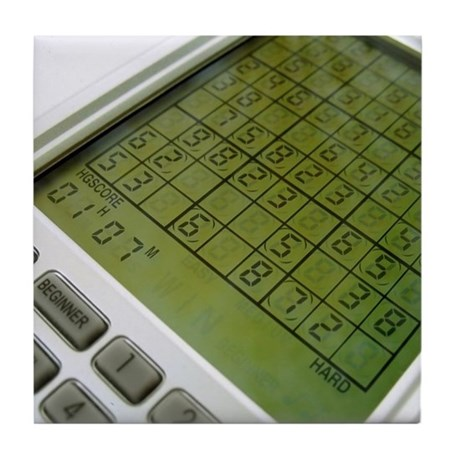
#> input picture Chapter 15/computer.jpg, 460 x 460 px
$ jupyter execute 15-1.ipynb
#> lines starting #> are read from the running program, lines starting #| are printed output that depends on the picture; after the words box and inside, x2 and y2 are one past the last pixel; in counts of white or black regions, pixels touching at a corner belong together
### 第15章 霍夫变换
#### 15.1 霍夫直线变换
- 霍夫变换是一种在图像中寻找直线、圆形以及其他简单形状的方法
- 与笛卡尔坐标系对应，构造一个霍夫坐标系。在霍夫坐标系中，横坐标为笛卡尔坐标系中直线的斜率$k$，纵坐标是笛卡尔坐标系中直线的截距$b$
- 如果在笛卡尔空间内，有$N$个点能连成一条直线$y=k_{1}x+b_{1}$，那么在霍夫空间内就会有$N$条直线穿过对应的点$(k_{1}, b_{1})$。或者反过来说，如果在霍夫空间中，有越多的直线穿过点$(k_{1}, b_{1})$，则在笛卡尔空间内有越多的点位于斜率为$k_{1}$，截距为斜率$b_{1}$的直线$y=k_{1}x+b_{1}$上
- 霍夫变换选择直线的基本思想是：选择有尽可能多直线交汇的点

- 函数 `lines = cv2.HoughLines(image, rho, theta, threshold)` 实现霍夫直线变换，源图像需要进行二值化，或者进行Canny边缘检测
    - `image` 是输入图像，必须是8位单通道二值图像
    - `rho` 是以像素为单位的距离r的精度，一般情况下，精度是1
    - `theta` 为角度$\theta$的精度，一般情况下，使用$\pi/180$，表示要搜索所有可能的角度
    - `threshold` 是阈值。在判定直线是否存在时，对直线所穿过的点的数量进行判断，若直线穿过的点的数量小于阈值，说明这些点在算法上构成直线，但在源图像中该直线并不存在；如果大于阈值，则认为直线存在。所以，阈值越小，就会得到越多的直线；阈值越大，得到的直线越少
    - `lines` 中的每一个元素是一对浮点数，表示检测到的直线参数 $(r, \theta)$

[cell 1]
import cv2
import numpy as np
import matplotlib.pyplot as plt

img = cv2.imread('computer.jpg')
#> img is the input picture: shape (460, 460, 3); mean B, G, R 130.4, 159.3, 153.1
# img = cv2.imread("building.jpg")  # 该图的霍夫变换会有严重误检测
gray = cv2.cvtColor(img, cv2.COLOR_BGR2GRAY)
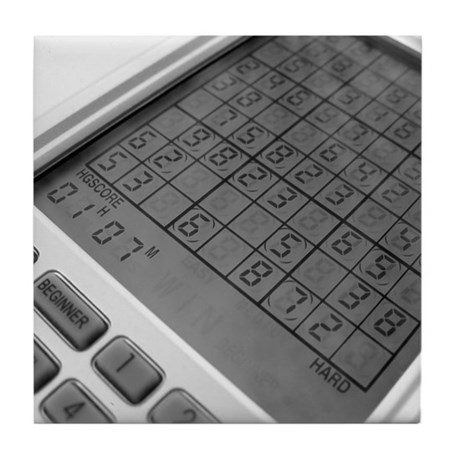
#> gray: shape (460, 460); min 0, max 255, mean 154.2
edges = cv2.Canny(gray, 50, 150, apertureSize=3)
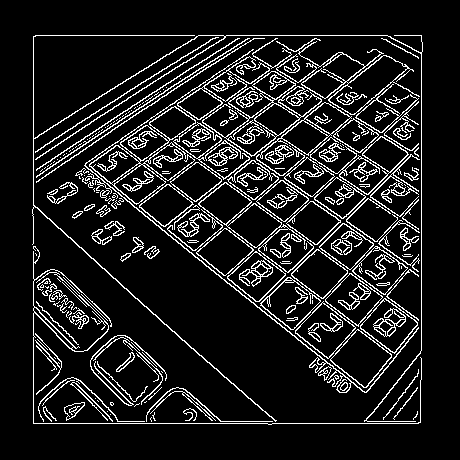
#> edges: shape (460, 460); 11.4% white in thin lines or dots, all inside (x1, y1, x2, y2) = (32, 35, 423, 425)
orgb = cv2.cvtColor(img, cv2.COLOR_BGR2RGB)
oShow = orgb.copy()
lines = cv2.HoughLines(edges, 1, np.pi/180, 150)
#> lines = 52 rows, first 8: [423, 1.57], [35, 1.57], [33, 0], [421, 0], [76, 2.25], [15, 2.2], [73, 2.25], [130, 2.3]
for line in lines:          # lines = [  [ [rho1, theta1] ],  [ [rho2, theta2] ], ... ]
    rho, theta = line[0]    # line 的样式：[[rho, theta]]
    a = np.cos(theta)       # 代表直线垂线的方向
    b = np.sin(theta)
    x0 = a * rho            # 计算直线上离原点最近的点 (x0, y0)，这个点是原点到直线的垂足。
    y0 = b * rho
    x1 = int(x0 + 1000*(-b))    # 生成直线上两个很远的点，用来画一条贯穿整张图的长线
    y1 = int(y0 + 1000*(a))     # (-b, a)：直线的方向向量（与垂线垂直）
    x2 = int(x0 - 1000*(-b))
    y2 = int(y0 - 1000*(a))
    cv2.line(orgb, (x1,y1), (x2,y2), (180,180,180),2)
#> this loop made 52 passes
#> (rho, theta, a, b, x0, y0, x1, y1) on passes 1 to 12: (423, 1.57, -4.37e-08, 1, -1.85e-05, 423, -1000, 422), (35, 1.57, -4.37e-08, 1, -1.53e-06, 35, -1000, 34), (33, 0, 1, 0, 33, 0, 33, 1000), (421, 0, 1, 0, 421, 0, 421, 1000), (76, 2.25, -0.629, 0.777, -47.83, 59.06, -824, -570), (15, 2.2, -0.588, 0.809, -8.82, 12.14, -817, -575), (73, 2.25, -0.629, 0.777, -45.94, 56.73, -823, -572), (130, 2.3, -0.669, 0.743, -86.99, 96.61, -830, -572), (400, 0.785, 0.707, 0.707, 282.8, 282.8, -424, 989), (-14, 2.18, -0.574, 0.819, 8.03, -11.47, -811, -585), (12, 2.2, -0.588, 0.809, -7.05, 9.71, -816, -578), (283, 0.89, 0.629, 0.777, 178.1, 219.9, -599, 849)
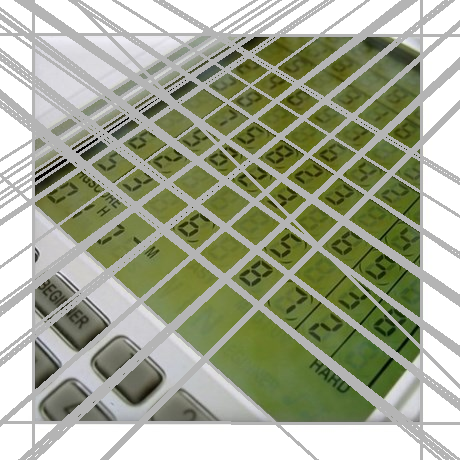
#> orgb: shape (460, 460, 3); mean R, G, B 162.9, 167.8, 145.9
plt.subplot(121)
plt.imshow(oShow)
plt.axis('off')
plt.subplot(122)
plt.imshow(orgb)
plt.axis('off')
plt.show()
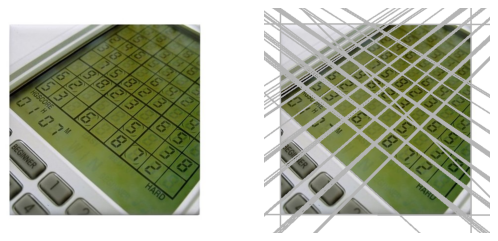
#> figure drawn by matplotlib, 2 panels

- 函数 `lines = cv2.HoughLinesP(image, rho, theta, threshold, minLineLength, maxLineGap)` 实现概率霍夫变换，这是对霍夫变换的修正。
    - `image` 是输入图像，必须是8位单通道二值图像
    - `rho` 是以像素为单位的距离r的精度，一般情况下，精度是1
    - `theta` 为角度$\theta$的精度，一般情况下，使用$\pi/180$，表示要搜索所有可能的角度
    - `threshold` 是阈值。该值越小，判定出的直线越多；反之，判定出的直线越少。
    - `minLineLength` 用来控制“接受直线的最小长度”，默认值为 0
    - `maxLineGap` 用来控制接受直线时的最大像素点间距。如果两点间隔超过该值，则认为这两点不在一条线上，默认值为 0
    - 返回值 `lines` 是 `numpy.ndarray` 类型的元素构成，其中每个元素表示检测到的线段参数，即$(x_{1}, y_{1}, x_{2}, y_{2})$，表示每个检测到的线段的端点

[cell 2]
import cv2
import numpy as np
import matplotlib.pyplot as plt

img = cv2.imread("computer.jpg", cv2.IMREAD_UNCHANGED)  # 以原始方式读取图像
# img = cv2.imread("building.jpg", cv2.IMREAD_UNCHANGED)  # 可以正常的检测直线
gray = cv2.cvtColor(img, cv2.COLOR_BGR2GRAY)
edges = cv2.Canny(gray, 50, 150, apertureSize=3)
orgb = cv2.cvtColor(img, cv2.COLOR_BGR2RGB)
oShow = orgb.copy()
lines = cv2.HoughLinesP(edges, 1, np.pi / 180, 160, minLineLength=100, maxLineGap=10)
#> lines = 29 rows, first 6: [33, 423, 418, 423], [33, 422, 33, 36], [35, 35, 421, 35], [421, 379, 421, 36], [104, 94, 416, 321], [43, 132, 364, 392]
for line in lines:
    x1, y1, x2, y2 = line[0]
    cv2.line(orgb, (x1, y1), (x2, y2), (0, 0, 255), 2)
#> this loop made 29 passes
#> (x1, y1, x2, y2) on passes 1 to 12: (33, 423, 418, 423), (33, 422, 33, 36), (35, 35, 421, 35), (421, 379, 421, 36), (104, 94, 416, 321), (43, 132, 364, 392), (34, 206, 248, 398), (45, 131, 315, 349), (258, 307, 418, 147), (106, 92, 418, 319), (164, 231, 343, 86), (133, 76, 418, 276)
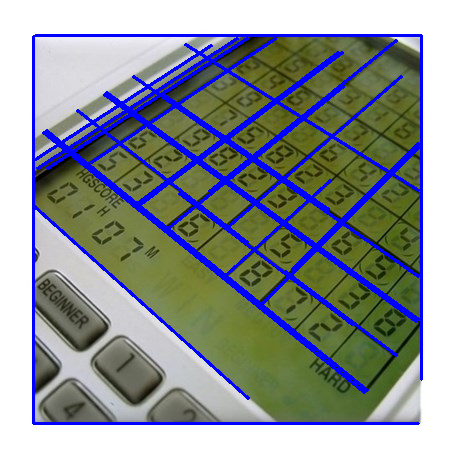
#> orgb: shape (460, 460, 3); mean R, G, B 142, 147.5, 149.4
plt.subplot(121)
plt.imshow(oShow)
plt.axis("off")
plt.subplot(122)
plt.imshow(orgb)
plt.axis("off")
plt.show()

#### 15.2 霍夫圆变换
- 用霍夫圆变换检测图像中的圆，OpenCV中采用的策略是两轮筛选。第1轮筛选找出可能存在圆的位置（圆心）；第2轮再根据第1轮的结果筛选出半径大小
- `circles = cv2.HoughCircles(image, method, dp, minDist, param1, param2, minRadius, maxRadius)` 实现霍夫圆变换，其中
    - `image` 是输入图像，类型为8位单通道灰度图像
    - `method` 当前可取 `cv2.HOUGH_GRADIENT` 是经典的梯度霍夫圆检测方法; `cv2.HOUGH_GRADIENT_ALT` 是替代的改进算法，某些情况下检测效果更稳定
    - `dp` 累计器分辨率，用来指定图像分辨率与圆心累加器分辨率的比例
    - `minDist` 圆心间的最小间距。如果存在多个圆心间距小于该值的多个圆，仅有一个会被检测出来
    - `param1` 缺省参数值100，对应的是Canny边缘检测的高阈值（低阈值是高阈值的二分之一）
    - `param2` 圆心位置必须达到的投票数，只有在第1轮筛选过程中，投票数超过该值的圆，才能进入第2轮筛选，缺省值为100
    - `minRadius` 圆半径的最小值，小于该值的圆不会被检测出来，缺省值为 0
    - `maxRadius` 圆半径的最大值，大于该值的圆不会被检测出来，缺省值为 0
    - `circles` 返回值由圆心坐标和半径构成的 `numpy.ndarray`
- 注意：在调用 `cv2.HoughCircles()` 之前，要对源图像进行平滑操作，以减少图像中的噪声，避免发生误判

[cell 3]
import cv2
import numpy as np
import matplotlib.pyplot as plt

img = cv2.imread("chess.jpg", cv2.IMREAD_GRAYSCALE)
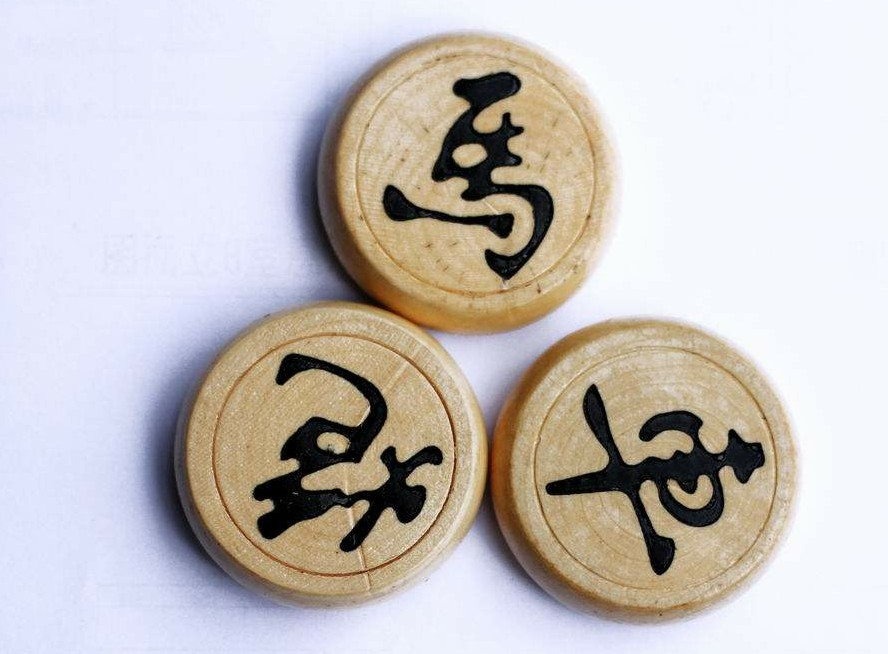
#> input picture Chapter 15/chess.jpg, 888 x 654 px
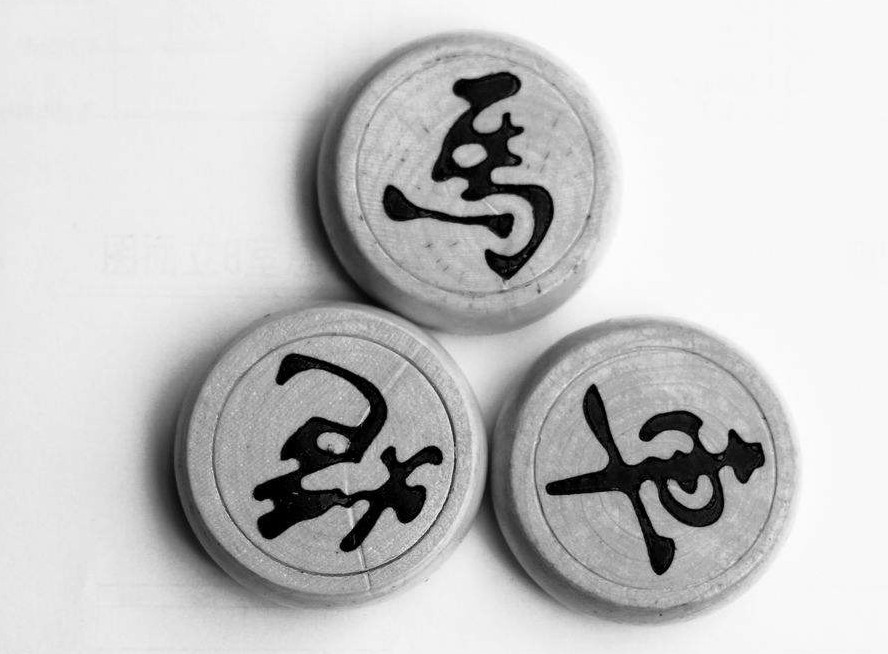
#> img: shape (654, 888); min 0, max 255, mean 195.6
imgo = cv2.imread("chess.jpg", cv2.IMREAD_UNCHANGED)
#> imgo is the input picture: shape (654, 888, 3); mean B, G, R 192.2, 194.3, 199.5
o = cv2.cvtColor(imgo, cv2.COLOR_BGR2RGB)
oshow = o.copy()
img = cv2.medianBlur(img, 5)
# `cv2.HOUGH_GRADIENT` = 3; `cv2.HOUGH_GRADIENT_ALT` = 4
circles = cv2.HoughCircles(img, 3, 1, 300, param1=50, param2=30, minRadius=100, maxRadius=200)
#> circles = [[329.5, 450.5, 142.2], [645.5, 467.5, 153.1], [476.5, 174.5, 121.3]]
circles = np.uint16(np.around(circles))
#> circles = [[330, 450, 142], [646, 468, 153], [476, 174, 121]]
for i in circles[0, :]:
    cv2.circle(o, (i[0], i[1]), i[2], (0, 0, 255), 12)  # 画出外圆
    cv2.circle(o, (i[0], i[1]), 10, (0, 0, 255), 12)    # 画出圆心
#> this loop made 3 passes
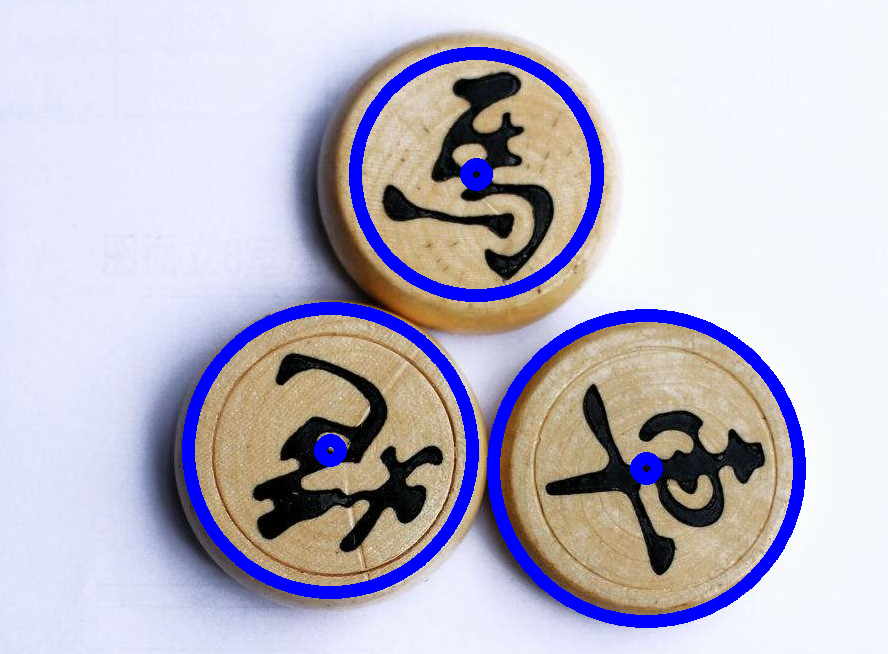
#> o: shape (654, 888, 3); mean R, G, B 188.5, 184.5, 199.9
plt.subplot(121)
plt.imshow(oshow)
plt.axis("off")
plt.subplot(122)
plt.imshow(o)
plt.axis("off")
plt.show()
